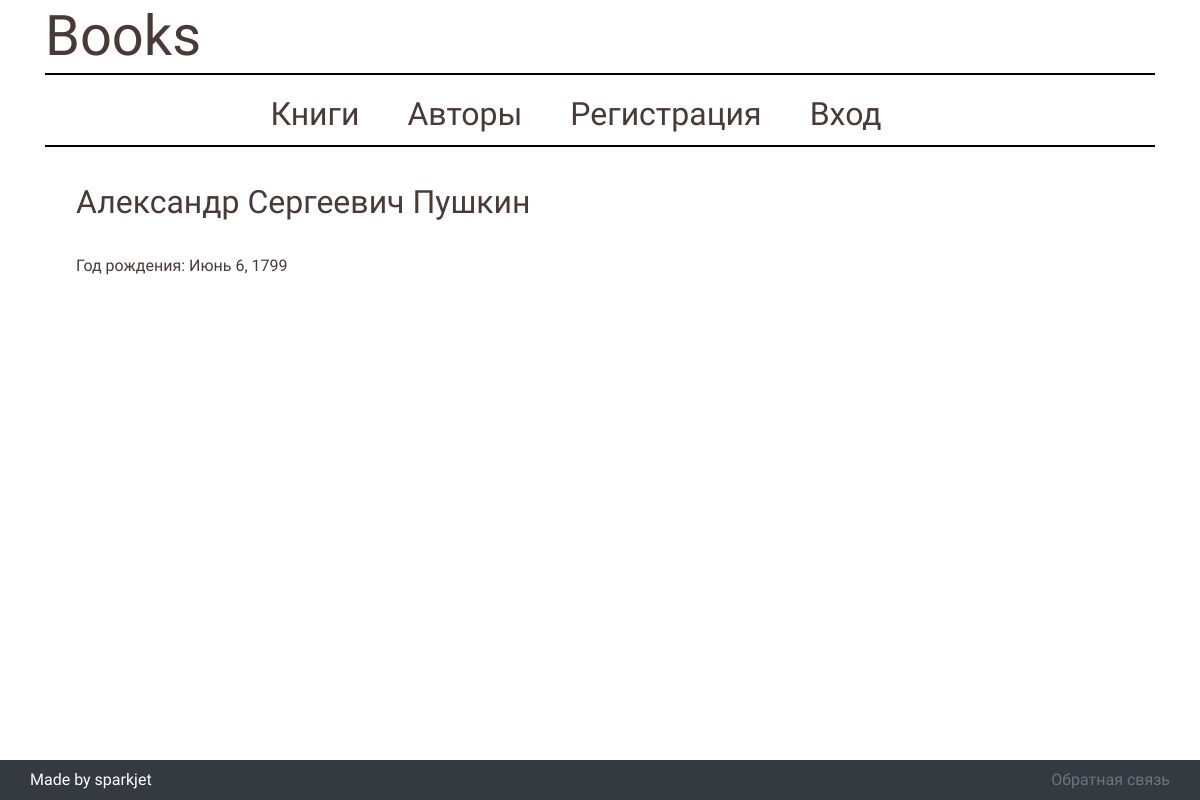
/authors/, run on an earlier commit of the app's database.
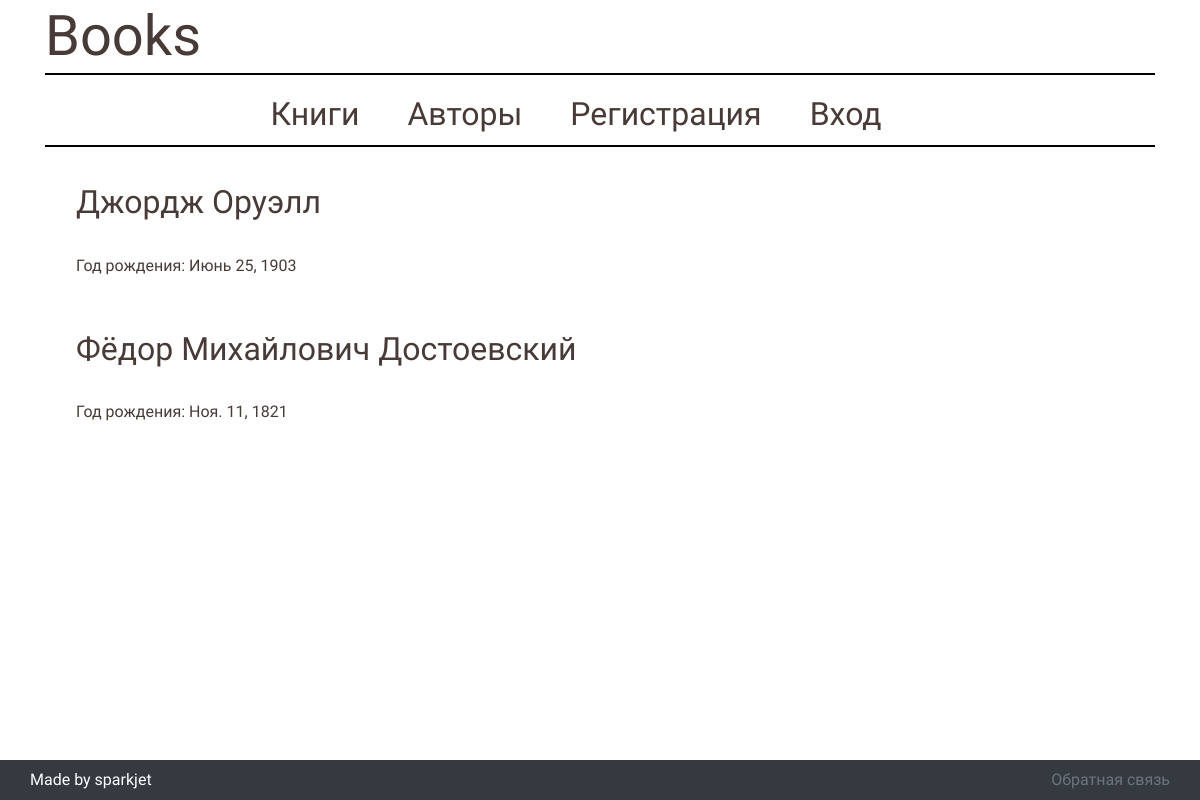
And on a later commit of the database.
### bookapp/models.py (models this page shows, shortened)
class Autor(models.Model):
	author_full_name = models.CharField(max_length=303, default=None)
	date_birth = models.DateField('birth date')
	death_date = models.DateField('death date')
	birth_place = models.CharField(max_length=90, default=None)
	author_picture = models.ImageField(upload_to='bookapp/static/bookapp/pictures', default=None)

### bookapp/views.py (the view)
# urls.py: path('authors/', views.authors, name='authors'),
def authors(request):
	authors_list = Autor.objects.all()[:5]
	context = {
		'authors_list': authors_list
	}
	return render(request, 'bookapp/authors.html', context)

### bookapp/templates/bookapp/authors.html
{% extends "bookapp/primary_pattern.html" %}
{% load static %}
{% block page_configs %}
	<link rel="stylesheet" type="text/css" href="{% static 'bookapp/styles_for_authors.css' %}">
{% endblock page_configs %}
{% block content %}
	<div class="authorlist">
	{% if authors_list %}
		{% for author in authors_list %}
		<a href="{% url 'bookapp:particular_author' author.pk %}" class="author-wrapper">
			<div class="author">
				<h1 class="author-title">{{ author.author_full_name }}</h1><br>
				<span>Год рождения: {{ author.date_birth }}</span>
			</div>
		</a>
		{% endfor %}
	{% else %}
		<p>No authors are available.</p>
	{% endif %}
	</div>
{% endblock content %}

What changed in the data, as far as the page shows it:
changed Autor: author_full_name "Александр Сергеевич Пушкин" → "Джордж Оруэлл"; date_birth "Июнь 6, 1799" → "Июнь 25, 1903"
added Autor: author_full_name "Фёдор Михайлович Достоевский", date_birth "Ноя. 11, 1821"
